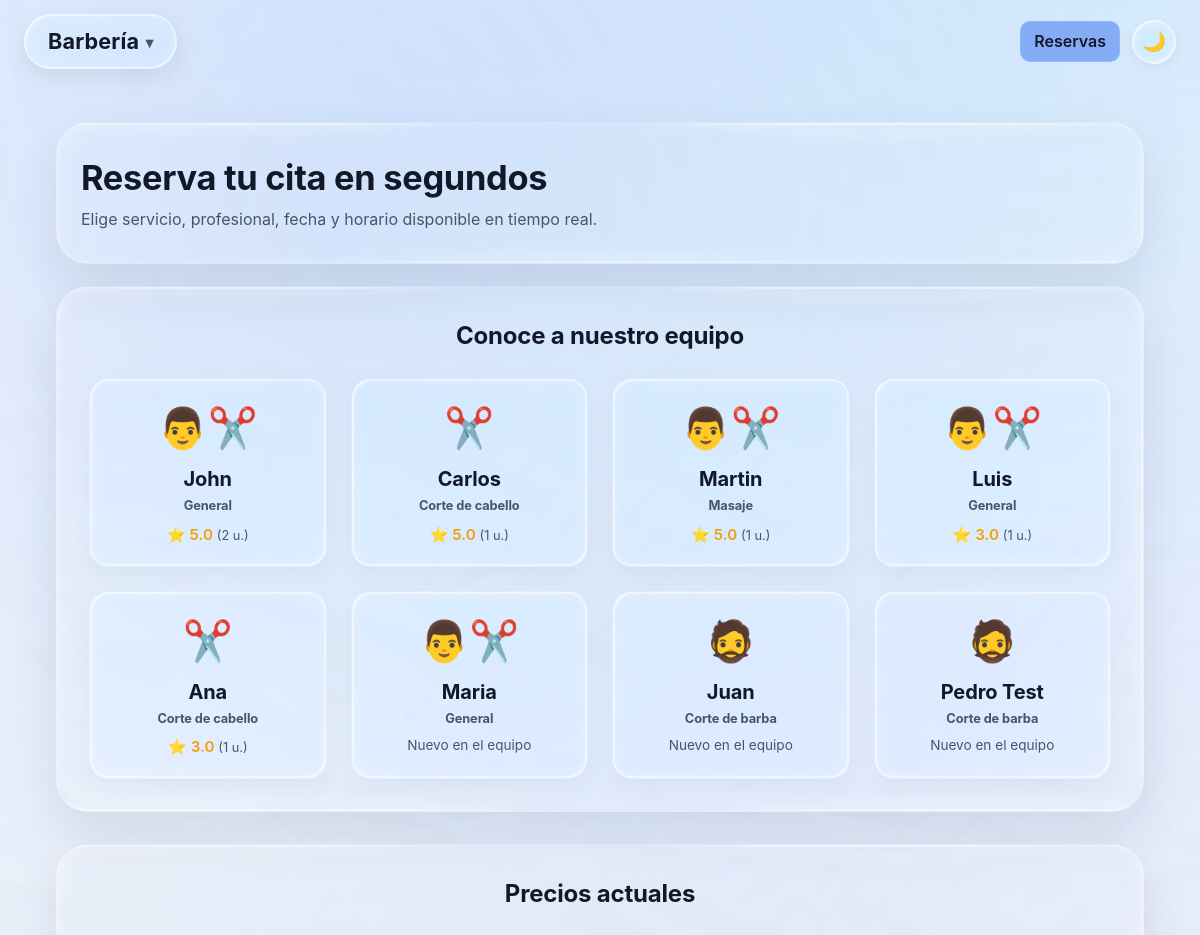
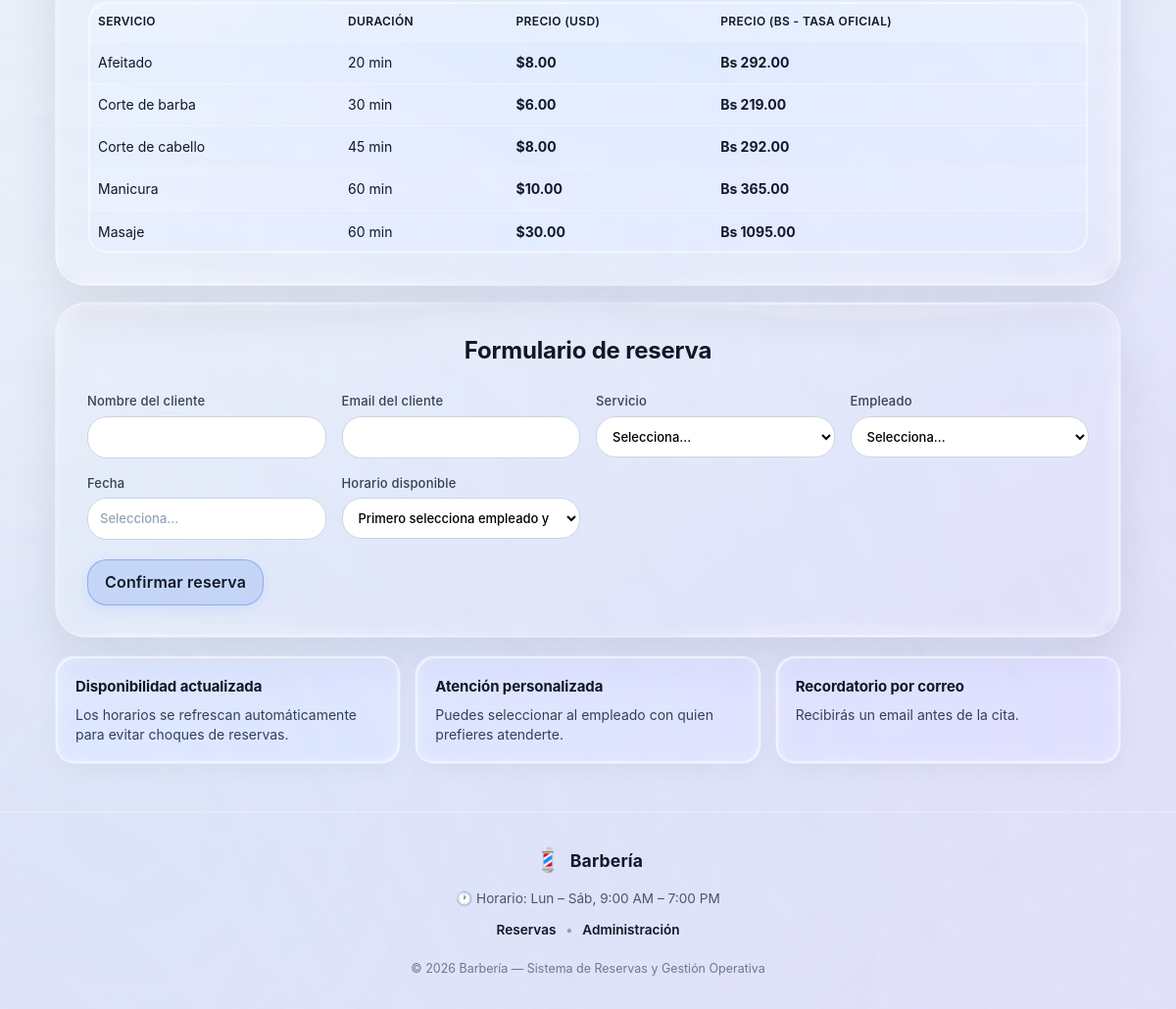
The page / on the database its author committed (2 pictures, top to bottom).
### base_datos.py (models this page shows)
class Employee(Base):
    __tablename__ = "employees"
    id: Mapped[int] = mapped_column(Integer, primary_key=True, autoincrement=True)
    name: Mapped[str] = mapped_column(String, nullable=False)
    email: Mapped[str] = mapped_column(String, nullable=True)
    work_area: Mapped[str] = mapped_column(String, nullable=False, default="General")
    appointments: Mapped[list["Appointment"]] = relationship(back_populates="employee")

class Service(Base):
    __tablename__ = "services"
    id: Mapped[int] = mapped_column(Integer, primary_key=True, autoincrement=True)
    name: Mapped[str] = mapped_column(String, unique=True, nullable=False)
    duration_minutes: Mapped[int] = mapped_column(Integer, nullable=False)
    price_usd: Mapped[float] = mapped_column(Float, nullable=False)
    appointments: Mapped[list["Appointment"]] = relationship(back_populates="service")

### app.py (the view)
@app.route("/")
def home():
    employees = get_employees()
    services = get_services()
    bcv_usd_rate = obtener_tasa_bcv_usd()
    price_board = [
        {
            "service_name": service.name,
            "duration": service.duration_minutes,
            "price_usd": float(service.price_usd),
            "price_bcv": round(float(service.price_usd) * bcv_usd_rate, 2),
        }
        for service in services
    ]
    employee_ratings = get_public_employee_ratings()
    return render_template(
        "inicio.html",
        employees=employees,
        services=[service.name for service in services],
        service_catalog={service.name: service.duration_minutes for service in services},
        bcv_usd_rate=bcv_usd_rate,
        price_board=price_board,
        employee_ratings=employee_ratings,
    )

### app.py (called while the page is built)
@app.context_processor
def inject_globals():
    try:
        now_local = datetime.now(ZoneInfo(TIMEZONE))
    except Exception:
        now_local = datetime.utcnow()
    return {"current_year": now_local.year}

### base_datos.py (called while the page is built)
@contextmanager
def get_session():
    session = SessionLocal()
    try:
        yield session
    finally:
        session.close()

def get_services():
    with get_session() as session:
        return session.execute(select(Service).order_by(Service.name.asc())).scalars().all()

def get_employees():
    with get_session() as session:
        employees = session.execute(select(Employee).order_by(Employee.name)).scalars().all()
        return employees

### configuracion.py (called while the page is built, shortened)
def obtener_tasa_bcv_usd() -> float:
	current_time = time.time()
	CACHE_TTL = 600  # 10 minutos de cache
	if current_time - _CACHE_TASA_BCV["timestamp"] < CACHE_TTL:
		return _CACHE_TASA_BCV["value"]

### templates/inicio.html (shortened to what this page needs)
{% extends 'base.html' %}
{% block content %}
<section class="hero">
    <h2>Reserva tu cita en segundos</h2>
    <p>Elige servicio, profesional, fecha y horario disponible en tiempo real.</p>
</section>
<section class="card" style="margin-bottom: 2rem;">
    <div class="section-heading compact">
        <h3>Conoce a nuestro equipo</h3>
    </div>
    <div class="team-grid" style="display: flex; flex-wrap: wrap; justify-content: center; gap: 1.5rem;">
        {% for emp in employee_ratings %}
        <article class="info-card employee-rating-clickable" data-employee-id="{{ emp.id }}"
            style="cursor: pointer; text-align: center; transition: transform 0.2s; min-width: 200px; max-width: 250px; flex: 1 1 200px;">
            <div style="font-size: 2.5rem; margin-bottom: 0.5rem;">
                {% if emp.work_area == 'Corte de barba' %}
                🧔
                {% elif emp.work_area == 'Corte de cabello' %}
                ✂️
                {% elif emp.work_area == 'Manicura' %}
                💅
                {% else %}
                👨‍✂️
                {% endif %}
            </div>
            <h4 style="margin: 0; font-size: 1.25rem;">{{ emp.name }} <small
                    style="font-size: 0.8rem; color: var(--text-soft); display: block; margin-top: 0.2rem;">{{ emp.work_area
                    }}</small></h4>
            {% if emp.total_ratings > 0 %}
            <div style="margin-top: 0.5rem; font-size: 0.95rem; font-weight: 600; color: #f59e0b;">
                ⭐ {{ '%.1f'|format(emp.average) }} <span style="font-size: 0.8rem; font-weight: 400; color: var(--text-soft);">({{ emp.total_ratings }} u.)</span>
            </div>
            {% else %}
            <div style="margin-top: 0.5rem; font-size: 0.85rem; color: var(--text-soft);">
                Nuevo en el equipo
            </div>
            {% endif %}
        </article>
        {% endfor %}
    </div>
</section>
<section class="card prices-card">
    <div class="section-heading compact">
        <h3>Precios actuales</h3>
    </div>
    <div class="table-wrapper">
        <table>
            <thead>
                <tr>
                    <th>Servicio</th>
                    <th>Duración</th>
                    <th>Precio (USD)</th>
                    <th>Precio (Bs - Tasa Oficial)</th>
                </tr>
            </thead>
            <tbody>
                {% for item in price_board %}
                <tr>
                    <td>{{ item.service_name }}</td>
                    <td>{{ item.duration }} min</td>
                    <td>${{ '%.2f'|format(item.price_usd) }}</td>
                    <td>Bs {{ '%.2f'|format(item.price_bcv) }}</td>
                </tr>
                {% endfor %}
            </tbody>
        </table>
    </div>
</section>
<section class="card">
    <div class="section-heading">
        <h3>Formulario de reserva</h3>
    </div>
    <form action="{{ url_for('book') }}" method="post" id="booking-form">
        <div class="form-grid">
            <label>
                Nombre del cliente
                <input type="text" name="client_name" maxlength="16"
                    pattern="[A-Za-zÀ-ɏ]+(?:[' \-][A-Za-zÀ-ɏ]+)*(?: [A-Za-zÀ-ɏ]+(?:[' \-][A-Za-zÀ-ɏ]+)*)?"
                    title="Usa solo letras, máximo un espacio y caracteres comunes como apóstrofo o guion." required>
            </label>
            <label>
                Email del cliente
                <input type="email" name="client_email" maxlength="28" required>
            </label>
            <label>
                Servicio
                <select name="service_name" id="service_name" required>
                    <option value="">Selecciona...</option>
                </select>
            </label>
            <label>
                Empleado
                <select name="employee_id" id="employee_id" required>
                    <option value="">Selecciona...</option>
                </select>
            </label>
            <label>
                Fecha
                <input type="text" name="date" id="date" placeholder="Selecciona..." required>
            </label>
            <label>
                Horario disponible
                <select name="time" id="time" required>
                    <option value="">Primero selecciona empleado y fecha</option>
                </select>
            </label>
        </div>
        <button type="button" id="preview-booking-btn">Confirmar reserva</button>
    </form>
</section>
<section class="info-grid">
    <article class="info-card">
        <h4>Disponibilidad actualizada</h4>
        <p>Los horarios se refrescan automáticamente para evitar choques de reservas.</p>
    </article>
    <article class="info-card">
        <h4>Atención personalizada</h4>
        <p>Puedes seleccionar al empleado con quien prefieres atenderte.</p>
    </article>
    <article class="info-card">
        <h4>Recordatorio por correo</h4>
        <p>Recibirás un email antes de la cita.</p>
    </article>
</section>
{% endblock %}

### templates/base.html (shortened to what this page needs)
<!DOCTYPE html>
<html lang="es">
<head>
    <link rel="stylesheet" href="https://cdn.jsdelivr.net/npm/flatpickr/dist/flatpickr.min.css">
    <link rel="stylesheet" href="{{ url_for('static', filename='css/styles.css') }}">
</head>
<body
    class="{% if request.path.startswith('/admin') %}page-admin{% elif request.path.startswith('/payment') %}page-payment{% else %}page-home{% endif %}">
    <div class="barber-doodles"></div>
    <header class="site-header">
        <div class="brand-block" style="position: relative; display: inline-block;">
            <button id="brand-menu-btn" class="glass-circle-btn"
                style="border: none; font-size: 1.35rem; font-weight: bold; padding: 12px 24px; display: flex; align-items: center; gap: 0.4rem;">Barbería
                <span style="font-size: 0.7em; margin-top:0.2em; opacity: 0.7;">▾</span></button>
        </div>
        <div class="header-actions">
            <nav>
                <a href="{{ url_for('home') }}"
                    class="nav-link {% if request.path == '/' %}active{% endif %}">Reservas</a>
            </nav>
            <button type="button" id="theme-toggle" class="theme-toggle" aria-label="Cambiar tema" title="Modo oscuro"
                style="font-size: 1.2rem; padding: 0; border: none;">🌙</button>
        </div>
    </header>
    <main class="container">
        {% block content %}{% endblock %}
    </main>
    <footer class="site-footer">
        <div class="footer-content">
            <div class="footer-brand">
                <span class="footer-logo">💈</span>
                <span class="footer-name">Barbería</span>
            </div>
            <div class="footer-info">
                <p>🕐 Horario: Lun – Sáb, 9:00 AM – 7:00 PM</p>
            </div>
            <div class="footer-links">
                <a href="{{ url_for('home') }}">Reservas</a>
                <span class="footer-divider">•</span>
                <a href="{{ url_for('admin_login') }}">Administración</a>
            </div>
            <p class="footer-copy">© {{ current_year }} Barbería — Sistema de Reservas y Gestión Operativa</p>
        </div>
    </footer>
</body>
</html>

### rows shown on the page
Employee: name "John", work_area "General", average "5.0", total_ratings "2"
Employee: {{ emp.id }} 2 (drawn), name "Carlos", work_area "Corte de cabello", average "5.0", total_ratings "1"
Employee: name "Martin", work_area "Masaje", average "5.0", total_ratings "1"
Employee: name "Luis", work_area "General", average "3.0", total_ratings "1"
Employee: name "Ana", work_area "Corte de cabello", average "3.0", total_ratings "1"
Employee: name "Maria", work_area "General", shows "Nuevo en el equipo"
Employee: name "Juan", work_area "Corte de barba", shows "Nuevo en el equipo"
Employee: name "Pedro Test", work_area "Corte de barba", shows "Nuevo en el equipo"
Service: service_name "Afeitado", duration "20", price_usd "8.00", price_bcv "292.00"
Service: service_name "Corte de barba", duration "30", price_usd "6.00", price_bcv "219.00"
Service: service_name "Corte de cabello", duration "45", price_usd "8.00", price_bcv "292.00"
Service: service_name "Manicura", duration "60", price_usd "10.00", price_bcv "365.00"
Service: service_name "Masaje", duration "60", price_usd "30.00", price_bcv "1095.00"

### other values the page prints
{{ current_year }} "2026"
